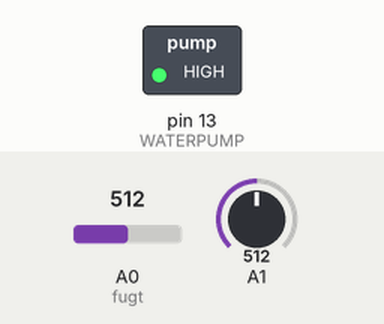
Bench run of a sketch on a simulated Arduino Uno, built with avr-gcc and run on an emulated ATmega328P. Parts: switched loads named in the sketch (green lamp = pin HIGH). The test bench sets the inputs (shaded band); at power-on: A0 (fugt) = 512, A1 = 512. What the sketch prints to the serial monitor is not drawn.

Above: at 1.2 s.
1.3 s: A0 (fugt) set to 1012
2.8 s: A0 (fugt) set to 1023
At 4.0 s:
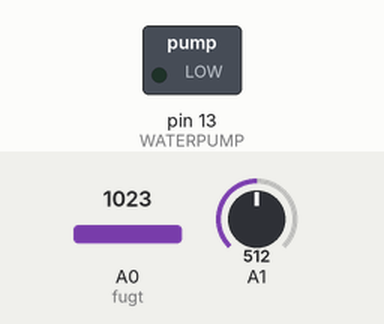
4.3 s: A0 (fugt) set to 900
At 6.3 s:
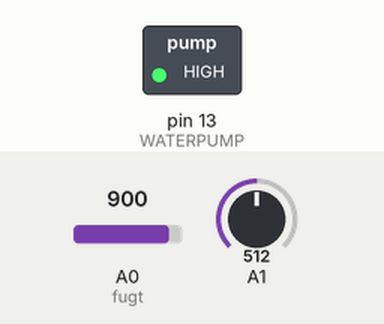
7.1 s: A1 set to 660
9.6 s: A1 set to 687
At 10.7 s:
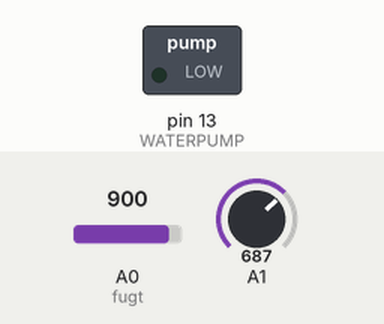
Timing chart, 0 to 12.3 s (numbered marks = the images above; inputs shaded):
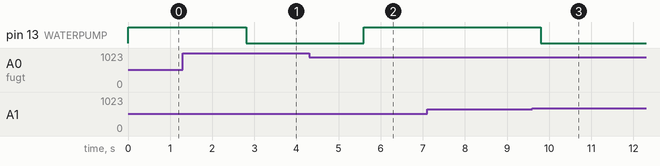

Measured:
- the behaviour switches between 1022 and 1023 on A0 (fugt) (found by bisection; images 0 and 1)
- the behaviour switches between 669 and 670 on A1 (found by bisection; images 2 and 3)
- after the input at 1.3 s, every drawn part: stays the same
- after the input at 2.8 s, pin 13 (WATERPUMP): HIGH → LOW at once
- after the input at 4.3 s, pin 13 (WATERPUMP): LOW → HIGH after 1.3 s
- after the input at 7.1 s, every drawn part: stays the same
- after the input at 9.6 s, pin 13 (WATERPUMP): HIGH → LOW after 0.21 s

The sketch:

auto_irrigation_system.ino
```cpp
#include <SoftwareSerial.h>

SoftwareSerial BTserial(10, 11); // RX | TX

int sensorPin = A0;

int sensorValue = 0;
int WATERPUMP = 13; //motor pump connected to pin 13
int val ; //This variable stores the value received from Soil moisture sensor.
int fugt = A0;
const int threshold = "100%";
void setup() {

  pinMode(13,OUTPUT); //Set pin 13 as OUTPUT piN
  Serial.begin(9600); // opens serial port, sets data rate to 9600 bps
  while (! Serial);// wait for serial port to connect. Needed for native USB
  Serial.println("Speed 0 to 255");
  Serial.begin(9600);
  pinMode(fugt, INPUT);
  BTserial.begin(9600);
}

void loop()
  {
  if (Serial.available()) //loop to operate motor
  {
    int speed = Serial.parseInt(); // to read the number entered as text in the Serial Monitor

    if (speed >= 0 && speed <=255)
    {
      analogWrite(WATERPUMP, speed);// tuns on the motor at specified speed
    }
  }
  val = analogRead(jordFugt(fugt));  //Read data from soil moisture sensor
  if(val>=threshold)
  {
  digitalWrite(13,LOW); //if soil moisture sensor provides LOW value send LOW value to motor pump and motor pump goes off
  }
  else
  {
  digitalWrite(13,HIGH); //if soil moisture sensor provides HIGH value send HIGH value to motor pump and motor pump get on
  }
  delay(400); //Wait for few second and then continue the loop.
  Serial.print("Moisture: ");
  Serial.print(jordFugt(fugt));
  Serial.print("% ");
  delay(1000);
}
int jordFugt(int fugt)
{
  int value1 = analogRead(fugt);
  int sensorConstrain1 = constrain(value1, 485, 1023);
  int soil1 = map(sensorConstrain1, 485, 1023, 100, 0);
  return(soil1);
}
```
